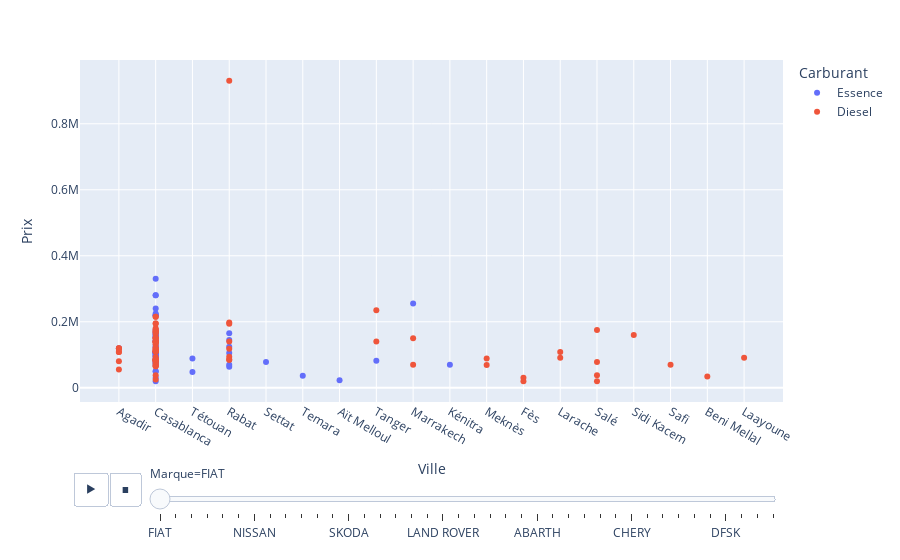

Notebook code cell kept with this figure:
### Markdown cell above
### Graphe a dispersion Animée : ( X : Ville, Y : Prix, Animation_frame : Marque, color : Carburant )

### Code cell
px.scatter(df,x="Ville",y="Prix",animation_frame="Marque",color="Carburant")

### Figure 1 — Plotly figure (JSON) as saved in the notebook; plotly's stock layout.template omitted (floating-point values rounded to 4 significant figures)
{"data": [{"hovertemplate": "Carburant=Essence<br>Marque=FIAT<br>Ville=%{x}<br>Prix=%{y}<extra></extra>", "legendgroup": "Essence", "marker": {"color": "#636efa", "symbol": "circle"}, "mode": "markers", "name": "Essence", "orientation": "v", "showlegend": true, "type": "scatter", "x": ["Agadir", "Casablanca", "Casablanca", "Tétouan", "Casablanca", "Rabat", "Settat", "Casablanca", "Casablanca", "Casablanca", "Casablanca", "Casablanca", "Rabat", "Casablanca", "Casablanca", "Casablanca", "Temara", "Aït Melloul", "Casablanca", "Casablanca", "Casablanca", "Casablanca", "Casablanca", "Casablanca", "Tanger", "Casablanca", "Rabat", "Casablanca", "Marrakech", "Rabat", "Casablanca", "Casablanca", "Casablanca", "Casablanca", "Casablanca", "Tétouan", "Casablanca", "Casablanca", "Kénitra", "Rabat", "Casablanca", "Casablanca", "Casablanca", "Casablanca", "Casablanca", "Casablanca", "Casablanca", "Casablanca", "Casablanca", "Casablanca", "Casablanca", "Casablanca", "Casablanca", "Casablanca", "Casablanca", "Casablanca", "Casablanca", "Rabat", "Casablanca", "Casablanca"], "xaxis": "x", "y": [120000, 95000, 107000, 89000, 155000, 105000, 78000, 20000, 50000, 74000, 140000, 154000, 165000, 122000, 125000, 81000, 36000, 23000, 68000, 105000, 98000, 105000, 105000, 49000, 82000, 30000, 145000, 225000, 255000, 64000, 280000, 220000, 220000, 280000, 175000, 48000, 152000, 76000, 70000, 124000, 112000, 169000, 142000, 159000, 89000, 108000, 141000, 330000, 130000, 240000, 105000, 162000, 100000, 105000, 165000, 220000, 81000, 70000, 95000, 100000], "yaxis": "y"}, {"hovertemplate": "Carburant=Diesel<br>Marque=FIAT<br>Ville=%{x}<br>Prix=%{y}<extra></extra>", "legendgroup": "Diesel", "marker": {"color": "#EF553B", "symbol": "circle"}, "mode": "markers", "name": "Diesel", "orientation": "v", "showlegend": true, "type": "scatter", "x": ["Rabat", "Meknès", "Fès", "Agadir", "Casablanca", "Casablanca", "Agadir", "Larache", "Casablanca", "Agadir", "Casablanca", "Casablanca", "Casablanca", "Casablanca", "Casablanca", "Agadir", "Agadir", "Casablanca", "Casablanca", "Casablanca", "Salé", "Rabat", "Casablanca", "Salé", "Sidi Kacem", "Casablanca", "Rabat", "Tanger", "Casablanca", "Casablanca", "Casablanca", "Casablanca", "Casablanca", "Safi", "Salé", "Agadir", "Tanger", "Marrakech", "Casablanca", "Fès", "Casablanca", "Casablanca", "Casablanca", "Agadir", "Marrakech", "Casablanca", "Casablanca", "Larache", "Salé", "Beni Mellal", "Meknès", "Laayoune", "Casablanca", "Casablanca", "Casablanca", "Rabat", "Rabat", "Rabat", "Casablanca", "Casablanca", "Casablanca", "Rabat", "Casablanca", "Casablanca", "Casablanca", "Casablanca", "Casablanca", "Casablanca", "Rabat", "Casablanca", "Casablanca", "Casablanca", "Casablanca", "Casablanca", "Casablanca", "Casablanca", "Casablanca", "Casablanca", "Casablanca", "Casablanca", "Casablanca", "Casablanca"], "xaxis": "x", "y": [194000, 69000, 20000, 55000, 118000, 170000, 120000, 108000, 72000, 108000, 25000, 79000, 93000, 82000, 110000, 108000, 120000, 83000, 110000, 115000, 175000, 85000, 85000, 78000, 160000, 86000, 198000, 140000, 65000, 65000, 110000, 70000, 110000, 70000, 38000, 118000, 235000, 150000, 118000, 30000, 79000, 38000, 153000, 80000, 70000, 87000, 180000, 91000, 20000, 34000, 89000, 91000, 85000, 85000, 85000, 94000, 140000, 85000, 138000, 175000, 175000, 930000, 169000, 142000, 139000, 195000, 195000, 115000, 118000, 142000, 139000, 139000, 169000, 148000, 163000, 215000, 215000, 150000, 150000, 110000, 132000, 123000], "yaxis": "y"}], "layout": {"legend": {"title": {"text": "Carburant"}, "tracegroupgap": 0}, "margin": {"t": 60}, "sliders": [{"active": 0, "currentvalue": {"prefix": "Marque="}, "len": 0.9, "pad": {"b": 10, "t": 60}, "steps": [{"args": [["FIAT"], {"frame": {"duration": 0, "redraw": false}, "fromcurrent": true, "mode": "immediate", "transition": {"duration": 0, "easing": "linear"}}], "label": "FIAT", "method": "animate"}, {"args": [["AUDI"], {"frame": {"duration": 0, "redraw": false}, "fromcurrent": true, "mode": "immediate", "transition": {"duration": 0, "easing": "linear"}}], "label": "AUDI", "method": "animate"}, {"args": [["ALFA ROMEO"], {"frame": {"duration": 0, "redraw": false}, "fromcurrent": true, "mode": "immediate", "transition": {"duration": 0, "easing": "linear"}}], "label": "ALFA ROMEO", "method": "animate"}, {"args": [["BMW"], {"frame": {"duration": 0, "redraw": false}, "fromcurrent": true, "mode": "immediate", "transition": {"duration": 0, "easing": "linear"}}], "label": "BMW", "method": "animate"}, {"args": [["VOLKSWAGEN"], {"frame": {"duration": 0, "redraw": false}, "fromcurrent": true, "mode": "immediate", "transition": {"duration": 0, "easing": "linear"}}], "label": "VOLKSWAGEN", "method": "animate"}, {"args": [["FORD"], {"frame": {"duration": 0, "redraw": false}, "fromcurrent": true, "mode": "immediate", "transition": {"duration": 0, "easing": "linear"}}], "label": "FORD", "method": "animate"}, {"args": [["NISSAN"], {"frame": {"duration": 0, "redraw": false}, "fromcurrent": true, "mode": "immediate", "transition": {"duration": 0, "easing": "linear"}}], "label": "NISSAN", "method": "animate"}, {"args": [["MERCEDES"], {"frame": {"duration": 0, "redraw": false}, "fromcurrent": true, "mode": "immediate", "transition": {"duration": 0, "easing": "linear"}}], "label": "MERCEDES", "method": "animate"}, {"args": [["TOYOTA"], {"frame": {"duration": 0, "redraw": false}, "fromcurrent": true, "mode": "immediate", "transition": {"duration": 0, "easing": "linear"}}], "label": "TOYOTA", "method": "animate"}, {"args": [["RENAULT"], {"frame": {"duration": 0, "redraw": false}, "fromcurrent": true, "mode": "immediate", "transition": {"duration": 0, "easing": "linear"}}], "label": "RENAULT", "method": "animate"}, {"args": [["PEUGEOT"], {"frame": {"duration": 0, "redraw": false}, "fromcurrent": true, "mode": "immediate", "transition": {"duration": 0, "easing": "linear"}}], "label": "PEUGEOT", "method": "animate"}, {"args": [["SEAT"], {"frame": {"duration": 0, "redraw": false}, "fromcurrent": true, "mode": "immediate", "transition": {"duration": 0, "easing": "linear"}}], "label": "SEAT", "method": "animate"}, {"args": [["SKODA"], {"frame": {"duration": 0, "redraw": false}, "fromcurrent": true, "mode": "immediate", "transition": {"duration": 0, "easing": "linear"}}], "label": "SKODA", "method": "animate"}, {"args": [["HONDA"], {"frame": {"duration": 0, "redraw": false}, "fromcurrent": true, "mode": "immediate", "transition": {"duration": 0, "easing": "linear"}}], "label": "HONDA", "method": "animate"}, {"args": [["JEEP"], {"frame": {"duration": 0, "redraw": false}, "fromcurrent": true, "mode": "immediate", "transition": {"duration": 0, "easing": "linear"}}], "label": "JEEP", "method": "animate"}, {"args": [["OPEL"], {"frame": {"duration": 0, "redraw": false}, "fromcurrent": true, "mode": "immediate", "transition": {"duration": 0, "easing": "linear"}}], "label": "OPEL", "method": "animate"}, {"args": [["MAZDA"], {"frame": {"duration": 0, "redraw": false}, "fromcurrent": true, "mode": "immediate", "transition": {"duration": 0, "easing": "linear"}}], "label": "MAZDA", "method": "animate"}, {"args": [["HYUNDAI"], {"frame": {"duration": 0, "redraw": false}, "fromcurrent": true, "mode": "immediate", "transition": {"duration": 0, "easing": "linear"}}], "label": "HYUNDAI", "method": "animate"}, {"args": [["LAND ROVER"], {"frame": {"duration": 0, "redraw": false}, "fromcurrent": true, "mode": "immediate", "transition": {"duration": 0, "easing": "linear"}}], "label": "LAND ROVER", "method": "animate"}, {"args": [["VOLVO"], {"frame": {"duration": 0, "redraw": false}, "fromcurrent": true, "mode": "immediate", "transition": {"duration": 0, "easing": "linear"}}], "label": "VOLVO", "method": "animate"}, {"args": [["CITROEN"], {"frame": {"duration": 0, "redraw": false}, "fromcurrent": true, "mode": "immediate", "transition": {"duration": 0, "easing": "linear"}}], "label": "CITROEN", "method": "animate"}, {"args": [["KIA"], {"frame": {"duration": 0, "redraw": false}, "fromcurrent": true, "mode": "immediate", "transition": {"duration": 0, "easing": "linear"}}], "label": "KIA", "method": "animate"}, {"args": [["JAGUAR"], {"frame": {"duration": 0, "redraw": false}, "fromcurrent": true, "mode": "immediate", "transition": {"duration": 0, "easing": "linear"}}], "label": "JAGUAR", "method": "animate"}, {"args": [["DS"], {"frame": {"duration": 0, "redraw": false}, "fromcurrent": true, "mode": "immediate", "transition": {"duration": 0, "easing": "linear"}}], "label": "DS", "method": "animate"}, {"args": [["ABARTH"], {"frame": {"duration": 0, "redraw": false}, "fromcurrent": true, "mode": "immediate", "transition": {"duration": 0, "easing": "linear"}}], "label": "ABARTH", "method": "animate"}, {"args": [["DACIA"], {"frame": {"duration": 0, "redraw": false}, "fromcurrent": true, "mode": "immediate", "transition": {"duration": 0, "easing": "linear"}}], "label": "DACIA", "method": "animate"}, {"args": [["MINI"], {"frame": {"duration": 0, "redraw": false}, "fromcurrent": true, "mode": "immediate", "transition": {"duration": 0, "easing": "linear"}}], "label": "MINI", "method": "animate"}, {"args": [["CHEVROLET"], {"frame": {"duration": 0, "redraw": false}, "fromcurrent": true, "mode": "immediate", "transition": {"duration": 0, "easing": "linear"}}], "label": "CHEVROLET", "method": "animate"}, {"args": [["PORSCHE"], {"frame": {"duration": 0, "redraw": false}, "fromcurrent": true, "mode": "immediate", "transition": {"duration": 0, "easing": "linear"}}], "label": "PORSCHE", "method": "animate"}, {"args": [["LANCIA"], {"frame": {"duration": 0, "redraw": false}, "fromcurrent": true, "mode": "immediate", "transition": {"duration": 0, "easing": "linear"}}], "label": "LANCIA", "method": "animate"}, {"args": [["CHERY"], {"frame": {"duration": 0, "redraw": false}, "fromcurrent": true, "mode": "immediate", "transition": {"duration": 0, "easing": "linear"}}], "label": "CHERY", "method": "animate"}, {"args": [["MITSUBISHI"], {"frame": {"duration": 0, "redraw": false}, "fromcurrent": true, "mode": "immediate", "transition": {"duration": 0, "easing": "linear"}}], "label": "MITSUBISHI", "method": "animate"}, {"args": [["CUPRA"], {"frame": {"duration": 0, "redraw": false}, "fromcurrent": true, "mode": "immediate", "transition": {"duration": 0, "easing": "linear"}}], "label": "CUPRA", "method": "animate"}, {"args": [["MAHINDRA"], {"frame": {"duration": 0, "redraw": false}, "fromcurrent": true, "mode": "immediate", "transition": {"duration": 0, "easing": "linear"}}], "label": "MAHINDRA", "method": "animate"}, {"args": [["GEELY"], {"frame": {"duration": 0, "redraw": false}, "fromcurrent": true, "mode": "immediate", "transition": {"duration": 0, "easing": "linear"}}], "label": "GEELY", "method": "animate"}, {"args": [["SUZUKI"], {"frame": {"duration": 0, "redraw": false}, "fromcurrent": true, "mode": "immediate", "transition": {"duration": 0, "easing": "linear"}}], "label": "SUZUKI", "method": "animate"}, {"args": [["DFSK"], {"frame": {"duration": 0, "redraw": false}, "fromcurrent": true, "mode": "immediate", "transition": {"duration": 0, "easing": "linear"}}], "label": "DFSK", "method": "animate"}, {"args": [["LEXUS"], {"frame": {"duration": 0, "redraw": false}, "fromcurrent": true, "mode": "immediate", "transition": {"duration": 0, "easing": "linear"}}], "label": "LEXUS", "method": "animate"}, {"args": [["MASERATI"], {"frame": {"duration": 0, "redraw": false}, "fromcurrent": true, "mode": "immediate", "transition": {"duration": 0, "easing": "linear"}}], "label": "MASERATI", "method": "animate"}, {"args": [["SSANGYONG"], {"frame": {"duration": 0, "redraw": false}, "fromcurrent": true, "mode": "immediate", "transition": {"duration": 0, "easing": "linear"}}], "label": "SSANGYONG", "method": "animate"}], "x": 0.1, "xanchor": "left", "y": 0, "yanchor": "top"}], "updatemenus": [{"buttons": [{"args": [null, {"frame": {"duration": 500, "redraw": false}, "fromcurrent": true, "mode": "immediate", "transition": {"duration": 500, "easing": "linear"}}], "label": "&#9654;", "method": "animate"}, {"args": [[null], {"frame": {"duration": 0, "redraw": false}, "fromcurrent": true, "mode": "immediate", "transition": {"duration": 0, "easing": "linear"}}], "label": "&#9724;", "method": "animate"}], "direction": "left", "pad": {"r": 10, "t": 70}, "showactive": false, "type": "buttons", "x": 0.1, "xanchor": "right", "y": 0, "yanchor": "top"}], "xaxis": {"anchor": "y", "domain": [0, 1], "title": {"text": "Ville"}}, "yaxis": {"anchor": "x", "domain": [0, 1], "title": {"text": "Prix"}}}}
